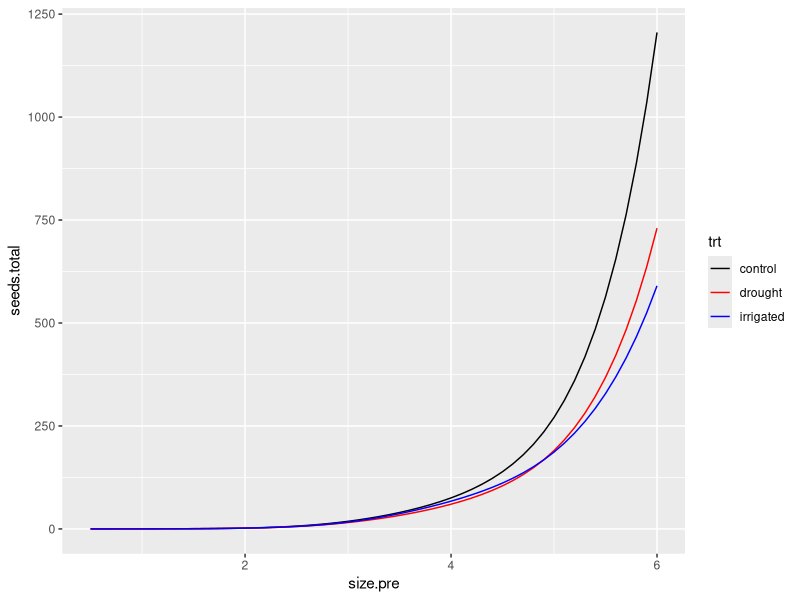
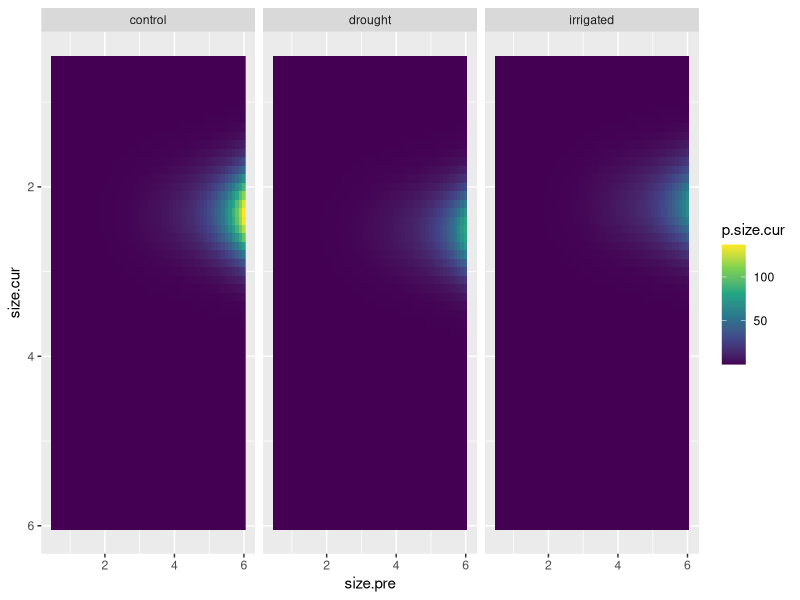

Write the R code that produced these figures, in order. (Note: this script raises an error after producing the figures.)
# Script for re-running reproductive vital rate models and performing model
# selection and exporting a deterministic, no-phenology reproductive kernel for
# IPM analysis.
# Reads in processed demo/seed (including phenology) data, 2016-2024
# (sn init july 2024)

# --- Setup ---------------------------------------------------------

library(ggplot2)
library(dplyr)
library(tidyr)
library(glmmTMB)

rm(list = ls())

# --- Read in and prepare data  -------------------------------------

# All data (demo, phenology, seed set)
all.data = merge(
  x = read.csv('01_data_cleaning/out/demo_phen_seed_2016-2024_final.csv'),
  y = read.csv('00_raw_data/plot_treatments.csv'),
  by.x = 'Plot', by.y = 'plot'
)

# Dataset for flowering (additional processing below)
demo.flow = all.data %>%
  # Get only plants that are:
  # - known/estimated to be alive
  # - Has size measurements (from demography) and has non-zero leaf counts and lengths (for size measurements)
  # - Is not missing umbel counts (because we're subsetting this for umbel count analysis)
  filter(
    in.demo, Year > 2016, surv,
    !is.na(No.leaves) & !is.na(Leaf.length) & No.leaves > 0 & Leaf.length > 0,
    !is.na(No.umbels)
  ) %>%
  # Get a size column
  mutate(size = log(No.leaves * Leaf.length))

head(demo.flow)
nrow(demo.flow)
table(demo.flow$Year)

# Dataset for seed analysis
demo.seed = demo.flow %>%
  # Give only the records for which we have a record of seed set
  filter(Year > 2020, phen.umbels > 0) %>%
  filter(in.seed)

# Need to add in rows for umbels that died before the seed counting
# This is necessary for estimating the probability of an umbel producing zero seeds
demo.seed = rbind(
  demo.seed,
  demo.seed %>%
    group_by(Year, plantid) %>%
    mutate(miss.umbel = ifelse(phen.umbels < n(), 0, phen.umbels - n())) %>%
    ungroup() %>%
    uncount(miss.umbel) %>%
    mutate(no.seeds = 0)
) %>%
  mutate(Year = factor(Year))

# Dataset for estimating recruit size distribution
demo.recr = all.data %>%
  arrange(Year) %>%
  # Want demo records (to get size distribution)
  filter(in.demo) %>%
  # Give me only the first sighting for each plant
  distinct(plantid, .keep_all = TRUE) %>%
  # Give me only records after 2017 (these are more likely to be seen for the
  # first time)
  filter(Year > 2017) %>%
  # Give me only records with leaf counts and lengths (for estimating size)
  filter(!is.na(No.leaves), !is.na(Leaf.length)) %>%
  # Give me plants that did not flower (plants unlikely to flower in first year)
  filter(!No.umbels & !is.na(No.umbels)) %>%
  # Okay... going to assume that only plants with one leaf are new recruits
  filter(No.leaves < 2) %>%
  mutate(size = log(Leaf.length))

# Finalize the flowering demo dataset 
demo.flow = demo.flow %>%
  # (currently there is one row per umbel for plants in the seed set dataset -
  # give me just one record per plant)
  distinct(Year, plantid, .keep_all = TRUE) %>%
  # Remove plot 2 in 2024 (missing a lot of vegetative plant sizes)
  filter(!(Plot %in% 2 & Year %in% 2024))


# # ----- MODEL SELECTION ------------------------------------------
# 
# # --- Umbel count model ------------------------------------------
# 
# # Strategy here: use a hurdle model
# # - Response is number of umbels per plant
# # - Hurdle portion (through zero-inflation) is the probability of (not) flowering
# # - Umbel count is modeled with a zero-inflated Poisson distribution
# 
# # Test first for size-effects on both parts of the model
# # Then test for treatment effects
# # Then test for potential interactions
# 
# u_0 = glmmTMB(
#   No.umbels ~ (1 | Year) + (1 | Plot / plantid),
#   family = 'truncated_poisson',
#   ziformula = ~ (1 | Year) + (1 | Plot / plantid),
#   data = demo.flow
# )
# 
# u_s_0 = glmmTMB(
#   No.umbels ~ size + (1 | Year) + (1 | Plot / plantid),
#   family = 'truncated_poisson',
#   ziformula = ~ (1 | Year) + (1 | Plot / plantid),
#   data = demo.flow
# )
# 
# u_0_s = glmmTMB(
#   No.umbels ~ (1 | Year) + (1 | Plot / plantid),
#   family = 'truncated_poisson',
#   ziformula = ~ size + (1 | Year) + (1 | Plot / plantid),
#   data = demo.flow
# )
# 
# u_s_s = glmmTMB(
#   No.umbels ~ size + (1 | Year) + (1 | Plot / plantid),
#   family = 'truncated_poisson',
#   ziformula = ~ size + (1 | Year) + (1 | Plot / plantid),
#   data = demo.flow
# )
# 
# AIC(u_0, u_0_s, u_s_0, u_s_s) %>% mutate(daic = round(AIC - min(AIC), 2))
# # Keep size in the models
# 
# # Treatment effects
# 
# u_s.t_s = glmmTMB(
#   No.umbels ~ trt + size + (1 | Year) + (1 | Plot / plantid),
#   family = 'truncated_poisson',
#   ziformula = ~ size + (1 | Year) + (1 | Plot / plantid),
#   data = demo.flow
# )
# 
# u_s_s.t = glmmTMB(
#   No.umbels ~ size + (1 | Year) + (1 | Plot / plantid),
#   family = 'truncated_poisson',
#   ziformula = ~ trt * size + (1 | Year) + (1 | Plot / plantid),
#   data = demo.flow
# )
# 
# u_st_s = glmmTMB(
#   No.umbels ~ size * trt + (1 | Year) + (1 | Plot / plantid),
#   family = 'truncated_poisson',
#   ziformula = ~ size + (1 | Year) + (1 | Plot / plantid),
#   data = demo.flow
# )
# 
# u_s_st = glmmTMB(
#   No.umbels ~ size + (1 | Year) + (1 | Plot / plantid),
#   family = 'truncated_poisson',
#   ziformula = ~ trt * size + (1 | Year) + (1 | Plot / plantid),
#   data = demo.flow
# )
# 
# u_s.ty_s = glmmTMB(
#   No.umbels ~ size + trt + (1 | Year) + (1 | Year:trt) + (1 | Plot / plantid),
#   family = 'truncated_poisson',
#   ziformula = ~ size + (1 | Year) + (1 | Plot / plantid),
#   data = demo.flow
# )
# 
# u_s_s.ty = glmmTMB(
#   No.umbels ~ size + (1 | Year) + (1 | Plot / plantid),
#   family = 'truncated_poisson',
#   ziformula = ~ size + trt + (1 | Year) + (1 | Year:trt) + (1 | Plot / plantid),
#   data = demo.flow
# )
# 
# u_s.ty_s.ty = glmmTMB(
#   No.umbels ~ size + trt + (1 | Year) + (1 | Year:trt) + (1 | Plot / plantid),
#   family = 'truncated_poisson',
#   ziformula = ~ size + trt + (1 | Year) + (1 | Year:trt) + (1 | Plot / plantid),
#   data = demo.flow
# )
# 
# AIC(u_s.t_s, u_s_s.t, u_st_s, u_s_st, u_s_s, u_s.ty_s, u_s_s.ty, u_s.ty_s.ty) %>% 
#   mutate(daic = round(AIC - min(AIC), 2))
# # Best performing model has treatment-year effect for probability of flowering
# # But how large is the effect size?
# 
# summary(u_s_s.ty)
# 
# u_st_s.ty = glmmTMB(
#   No.umbels ~ size * trt + (1 | Year) + (1 | Plot / plantid),
#   family = 'truncated_poisson',
#   ziformula = ~ size + trt + (1 | Year) + (1 | Year:trt) + (1 | Plot / plantid),
#   data = demo.flow
# )
# 
# u_s_st.ty = glmmTMB(
#   No.umbels ~ size + (1 | Year) + (1 | Plot / plantid),
#   family = 'truncated_poisson',
#   ziformula = ~ size * trt + (1 | Year) + (1 | Year:trt) + (1 | Plot / plantid),
#   data = demo.flow
# )
# 
# AIC(u_st_s.ty, u_s_st.ty, u_s_s.ty) %>% mutate(daic = round(AIC - min(AIC), 2))
# # No size-treatment effects
# 
# # Okay... compare model with year-varying effects with non-varying effects
# 
# expand.grid(size = (5:60)/10, trt = c('control', 'drought', 'irrigated')) %>%
#   mutate(
#     u.nrf = predict(u_s_s, newdata = ., allow.new.levels = TRUE, re.form = ~ 0, type = 'response'),
#     u.yrf = predict(u_s_s.ty, newdata = ., allow.new.levels = TRUE, re.form = ~ 0, type = 'response')
#   ) %>%
#   pivot_longer(c(u.nrf, u.yrf), names_to = 'model', values_to = 'pred') %>%
#   ggplot(aes(x = size, y = pred, linetype = model, colour = trt)) +
#   geom_line() +
#   scale_colour_manual(values = c('black', 'red', 'blue')) +
#   scale_y_log10()
# # interesting - the year-varying effects model looks like it always favors the controls
# # i.e. control plants always produce more umbels
# # presumably this is probability of flowering-related - smaller plants less likely to flower
# 
# expand.grid(size = (5:60)/10, trt = c('control', 'drought', 'irrigated')) %>%
#   mutate(
#     pred.umbl = predict(
#       u_s_s.ty, newdata = ., allow.new.levels = TRUE, re.form = ~ 0, type = 'response'
#     )
#   ) %>%
#   ggplot(aes(x = size, y = pred.umbl, colour = trt)) +
#   geom_point(
#     data = demo.flow,
#     aes(x = size, y = No.umbels),
#     size = 3, position = position_jitter(height = 0.25), alpha = 0.2
#   ) +
#   geom_line() + # scale_y_log10()
#   scale_colour_manual(values = c('black', 'red', 'blue'))
# 
# 
# # --- Seed set model  
# 
# # Here, we'll also use a zero-inflated model
# # - Probability of producing zero seed estimated with zero inflation term
# # - Distribution of seeds after the zero inflation is modeled by a Negative Binomial
# #   - doing this because it accurately captures overdispersion and because the 
# #     data-generating process can also account for umbels that were simply not 
# #     sufficiently pollinated
# 
# s_0 = glmmTMB(
#   no.seeds ~ (1 | Plot / plantid),
#   ziformula = ~ (1 | Plot / plantid),
#   family = 'nbinom2',
#   data = demo.seed
# )
# 
# s_0_y = glmmTMB(
#   no.seeds ~ (1 | Plot / plantid),
#   ziformula = ~ Year + (1 | Plot / plantid),
#   family = 'nbinom2',
#   data = demo.seed
# )
# 
# s_y_0 = glmmTMB(
#   no.seeds ~ Year + (1 | Plot / plantid),
#   ziformula = ~ (1 | Plot / plantid),
#   family = 'nbinom2',
#   data = demo.seed
# )
# 
# s_y_y = glmmTMB(
#   no.seeds ~ Year + (1 | Plot / plantid),
#   ziformula = ~ Year + (1 | Plot / plantid),
#   family = 'nbinom2',
#   data = demo.seed
# )
# 
# AIC(s_0, s_y_0, s_0_y, s_y_y) %>% arrange(AIC)
# # Unsurprisingly, year effects supported in both models
# 
# s_s.y_y = glmmTMB(
#   no.seeds ~ size + Year + (1 | Plot / plantid),
#   ziformula = ~ Year + (1 | Plot / plantid),
#   family = 'nbinom2',
#   data = demo.seed
# )
# 
# s_y_s.y = glmmTMB(
#   no.seeds ~ Year + (1 | Plot / plantid),
#   ziformula = ~ size + Year + (1 | Plot / plantid),
#   family = 'nbinom2',
#   data = demo.seed
# )
# 
# s_s.y_s.y = glmmTMB(
#   no.seeds ~ size + Year + (1 | Plot / plantid),
#   ziformula = ~ size + Year + (1 | Plot / plantid),
#   family = 'nbinom2',
#   data = demo.seed
# )
# 
# AIC(s_y_y, s_s.y_y, s_y_s.y, s_s.y_s.y) %>% mutate(daic = AIC - min(AIC))
# 
# # Include size in both
# 
# s_s.t.y_s.y = glmmTMB(
#   no.seeds ~ trt + size + Year + (1 | Plot / plantid),
#   ziformula = ~ size + Year + (1 | Plot / plantid),
#   family = 'nbinom2',
#   data = demo.seed
# )
# 
# s_s.y_s.t.y = glmmTMB(
#   no.seeds ~ size + Year + (1 | Plot / plantid),
#   ziformula = ~ size + Year + trt + (1 | Plot / plantid),
#   family = 'nbinom2',
#   data = demo.seed
# )
# 
# s_s.t.y_s.t.y = glmmTMB(
#   no.seeds ~ trt + size + Year + (1 | Plot / plantid),
#   ziformula = ~ trt + size + Year + (1 | Plot / plantid),
#   family = 'nbinom2',
#   data = demo.seed
# )
# 
# AIC(s_s.y_s.y, s_s.t.y_s.y, s_s.y_s.t.y, s_s.t.y_s.t.y) %>% mutate(daic = round(AIC - min(AIC), 2))
# # Eh actually not seeing evidence of a treatment effect here...
# # Weird! it did show up for the poisson model...
# 
# s_st.y_s.y = glmmTMB(
#   no.seeds ~ trt * size + Year + (1 | Plot / plantid),
#   ziformula = ~ size + Year + (1 | Plot / plantid),
#   family = 'nbinom2',
#   data = demo.seed
# )
# 
# s_s.ty_s.y = glmmTMB(
#   no.seeds ~ trt * Year + size + (1 | Plot / plantid),
#   ziformula = ~ size + Year + (1 | Plot / plantid),
#   family = 'nbinom2',
#   data = demo.seed
# )
# 
# s_sy.ty_s.y = glmmTMB(
#   no.seeds ~ trt * Year + trt * size + (1 | Plot / plantid),
#   ziformula = ~ size + Year + (1 | Plot / plantid),
#   family = 'nbinom2',
#   data = demo.seed
# )
# 
# s_s.y_st.y = glmmTMB(
#   no.seeds ~ size + Year + (1 | Plot / plantid),
#   ziformula = ~ trt * size + Year + (1 | Plot / plantid),
#   family = 'nbinom2',
#   data = demo.seed
# )
# 
# s_s.y_s.ty = glmmTMB(
#   no.seeds ~ size + Year + (1 | Plot / plantid),
#   ziformula = ~ trt * Year + size + (1 | Plot / plantid),
#   family = 'nbinom2',
#   data = demo.seed
# )
# 
# s_s.y_st.ty = glmmTMB(
#   no.seeds ~ size + Year + (1 | Plot / plantid),
#   ziformula = ~ trt * Year + trt * size + (1 | Plot / plantid),
#   family = 'nbinom2',
#   data = demo.seed
# )
# 
# AIC(s_st.y_s.y, s_s.ty_s.y, s_sy.ty_s.y, s_s.y_st.y, s_s.y_s.ty, s_s.y_st.ty, s_s.y_s.y) %>%
#   arrange(AIC)
# # Won't even bother with any of the models with the treatment interactions in
# # the zero-inflation formula (their models look bad in this table)
# 
# 
# summary(s_st.y_s.y)
# 
# # Number of umbels
# 
# s_st.y.u_s.y = glmmTMB(
#   no.seeds ~ trt * size + phen.umbels + Year + (1 | Plot / plantid),
#   ziformula = ~ size + Year + (1 | Plot / plantid),
#   family = 'nbinom2',
#   data = demo.seed
# )
# 
# s_st.y_s.y.u = glmmTMB(
#   no.seeds ~ trt * size + Year + (1 | Plot / plantid),
#   ziformula = ~ size + Year + phen.umbels + (1 | Plot / plantid),
#   family = 'nbinom2',
#   data = demo.seed
# )
# 
# s_st.y.u_s.y.u = glmmTMB(
#   no.seeds ~ trt * size + phen.umbels + Year + (1 | Plot / plantid),
#   ziformula = ~ size + Year + phen.umbels + (1 | Plot / plantid),
#   family = 'nbinom2',
#   data = demo.seed
# )
# 
# AIC(s_st.y_s.y, s_st.y.u_s.y, s_st.y_s.y.u, s_st.y.u_s.y.u) %>% arrange(AIC)
# 
# # Look for size-year interactions
# 
# s_sty_s.y.u = glmmTMB(
#   no.seeds ~ trt * size * Year + (1 | Plot / plantid),
#   ziformula = ~ size + Year + phen.umbels + (1 | Plot / plantid),
#   family = 'nbinom2',
#   data = demo.seed
# )
# 
# s_st.y_sy.u = glmmTMB(
#   no.seeds ~ trt * size + Year + (1 | Plot / plantid),
#   ziformula = ~ size * Year + phen.umbels + (1 | Plot / plantid),
#   family = 'nbinom2',
#   data = demo.seed
# )
# 
# s_sty_sy.u = glmmTMB(
#   no.seeds ~ trt * size * Year + (1 | Plot / plantid),
#   ziformula = ~ size * Year + phen.umbels + (1 | Plot / plantid),
#   family = 'nbinom2',
#   data = demo.seed
# )
# 
# AIC(s_st.y_s.y.u, s_sty_s.y.u, s_st.y_sy.u, s_sty_sy.u) %>% arrange(AIC)
# 
# 
# # Best mod is s_st.y_sy.u
# 
# summary(s_st.y_sy.u)
# 
# pred.seeds = expand.grid(
#   Year = factor(2021:2024),
#   size = (5:60)/10,
#   trt = c('control', 'drought', 'irrigated'),
#   phen.umbels = c(1, 5)
# ) %>%
#   mutate(
#     pred.seed = predict(
#       s_st.y_sy.u, newdata = ., 
#       re.form = ~ 0, type = 'response',
#       allow.new.levels = TRUE
#     )
#   )
# 
# pred.seeds %>% 
#   mutate(phen.umbels = factor(phen.umbels)) %>%
#   ggplot(aes(x = size, y = pred.seed, group = interaction(trt, phen.umbels))) +
#   geom_line(aes(colour = trt, linetype = phen.umbels)) +
#   scale_colour_manual(values = c('black', 'red', 'blue')) +
#   scale_y_log10() +
#   facet_wrap(~ Year)
# 
# # --- Recruit size model  ---------------------------------------
# 
# # Null model
# r_0 = glmmTMB(size ~ (1 | Plot), data = demo.recr)
# 
# # A model with a year random effect
# r_y = glmmTMB(size ~ (1 | Year) + (1 | Plot), data = demo.recr)
# 
# # A model with a treatment effect
# r_t = glmmTMB(size ~ trt + (1 | Plot), data = demo.recr)
# 
# # A model with both year efect and treatment effect
# r_t.y = glmmTMB(size ~ trt + (1 | Year) + (1 | Plot), data = demo.recr)
# 
# # A model with both year efect and treatment effect
# r_ty = glmmTMB(size ~ trt + (1 | Year) + (1 | Year:trt) + (1 | Plot), data = demo.recr)
# 
# AIC(r_0, r_y, r_t, r_t.y, r_ty) %>% mutate(daic = round(AIC - min(AIC), 2))
# # Interesting. Definite evidence for a year effect. Weak evidence of a treatment effect.
# 
# summary(r_t.y)
# # The effect size is kinda marginal...
# # Wait... drought plants are slightly larger than control plants
# # Huh.
# 
# ggplot(demo.recr, aes(x = size, group = trt, fill = trt)) +
#   geom_histogram(position = 'identity', alpha = 0.5, binwidth = 0.2) + 
#   scale_fill_manual(values = c('black', 'red', 'blue'))
# # hmm... 

# --- Estimate predictions from model forming backbone of kernel -------

u_s_s.ty = glmmTMB(
  No.umbels ~ size + (1 | Year) + (1 | Plot / plantid),
  family = 'truncated_poisson',
  ziformula = ~ size + trt + (1 | Year) + (1 | Year:trt) + (1 | Plot / plantid),
  data = demo.flow
)

s_st.y_sy.u = glmmTMB(
  no.seeds ~ trt * size + Year + (1 | Plot / plantid),
  ziformula = ~ size * Year + phen.umbels + (1 | Plot / plantid),
  family = 'nbinom2',
  data = demo.seed
)

r_t.y = glmmTMB(size ~ trt + (1 | Year) + (1 | Plot), data = demo.recr)

# Standard deviation (residual error) term from recruitment model
sigma.recr = summary(r_t.y)$sigma

backbone = expand.grid(
  size = (5:60)/10,
  size.cur = (5:60)/10,
  trt = c('control', 'drought', 'irrigated'),
  Year = factor(2021:2024)
) %>%
  mutate(
    # Umbel count
    phen.umbels = predict(
      u_s_s.ty, newdata = ., 
      allow.new.levels = TRUE, re.form = ~ 0, type = 'response'
    )
  ) %>%
  mutate(
    # Use this umbel count to get seeds/umbel
    seeds.per.umbel = predict(
      s_st.y_sy.u, newdata = .,
      allow.new.levels = TRUE, re.form = ~ 0
    )
  ) %>%
  group_by(size, size.cur, trt) %>%
  summarise(across(c(phen.umbels, seeds.per.umbel), mean)) %>%
  ungroup() %>%
  mutate(
    # Transform from linear scale to response scale
    seeds.per.umbel = exp(seeds.per.umbel),
    # Total umbels per plant
    seeds.total = seeds.per.umbel * phen.umbels
  ) %>%
  mutate(
    # Mean recruit size
    recr.mean = predict(
      r_t.y, allow.new.levels = TRUE, re.form = ~ 0, newdata = .
    ),
    # Get the number of seeds produced for each size grouping
    p.size.cur = 0.1 * seeds.total * dnorm(x = size.cur, mean = recr.mean, sd = sigma.recr)
  ) %>%
  # Rename column
  rename(size.pre = size)

head(backbone)
tail(backbone)

backbone %>%
  ggplot(aes(x = size.pre, y = seeds.total, group = trt)) +
  geom_line(aes(colour = trt)) +
  scale_colour_manual(values = c('black', 'red', 'blue'))
# Plausible numbers

backbone %>%
  ggplot(aes(x = size.pre, y = size.cur, fill = p.size.cur)) + # fill = log(p.size.cur, base = 10))) +
  geom_raster() +
  scale_fill_viridis_c() +
  scale_y_reverse() +
  facet_wrap(~ trt)
# Lol, cool


# Export kernel in CSV form
write.csv(
  backbone,
  na = '', row.names = FALSE,
  '03_construct_kernels/out/deterministic_reprod_kernel_no_phen.csv'
)
